Frame 1 (no input): blank canvas, image omitted
Frame 60 (no input): blank canvas, image omitted
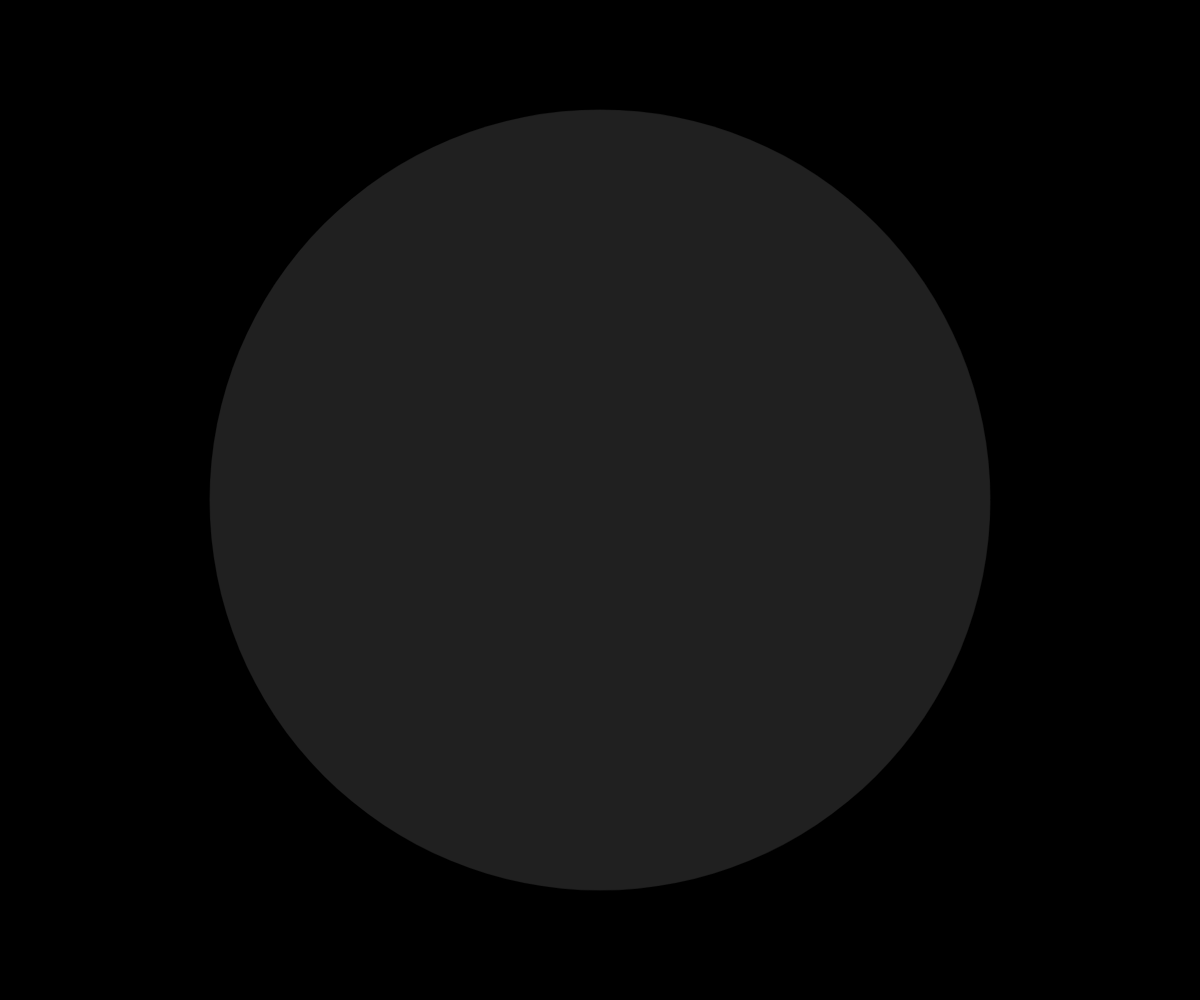
Frame 120 (the mouse pressed at the canvas centre since frame 60)

The p5.js sketch whose frames 1 and 60 were blank and that drew this single picture after the mouse press (run headless with seeded random() and noise() and a simulated clock; from frame 60 on, the mouse is pressed at the canvas centre):

// p5.js sketch
// ── sketch.js
//mouseDragged() es llamada cada vez que el ratón se mueve y un botón del ratón está siendo presionado

let d, m;

function setup() {
  createCanvas(windowWidth, windowHeight);
  background(0);
  frameRate(30);
}

function draw() {}

function mousePressed() {
  if (mouseButton == RIGHT) {
    background(0);
  }
}

function mouseMoved() {
  stroke(0, 64);
  strokeWeight(1);
  fill(255, 32);
  d = dist(mouseX, mouseY, pmouseX, pmouseY);
  constrain(d, 8, 100); //d precisa estar entre 8 e 100
  ellipse(mouseX, mouseY, d, d); //se o mouse passa rápido, vai ser uma elipse grande, se passar lento vai ser uma elipse pequena
}

function mouseDragged() {
  stroke(0);
  d = dist(mouseX, mouseY, pmouseX, pmouseY);
  constrain(d, 0, 100);
  w = map(d, 0, 100, 1, 10); //converter a escala de 0 a 100 para uma escala de 1 a 10
  strokeWeight(w);
  line(mouseX, mouseY, pmouseX, pmouseY);
  return false; // prevent default behavior
}

function mouseReleased() {
  noStroke();
  fill(255, 5);
  rect(0, 0, width, height);
}

function mouseClicked() {
  fill(255, 0, 0);
  d = random(20, 200);
  ellipse(mouseX, mouseY, d, d);
}

// function flor(puntas) {
//   let xx = mouseX; //random(20, width - 20);
//   let yy = mouseY; //random(20, height - 20);
//   // fill(color(random(255), random(255), random(255)));
//   fill(random(255));
//   let angulo = TWO_PI / puntas;
//   let radioInterno = random(10, 20);
//   let radioExterno = random(25, 50);
//   let inicioX = xx + cos(0) * radioInterno;
//   let inicioY = yy + sin(0) * radioExterno;
//   noStroke();
//   beginShape();
//   vertex(inicioX, inicioY);
//   for (let i = 0; i < puntas; i++) {
//     let cx1 = xx + cos(angulo * i) * radioExterno;
//     let cy1 = yy + sin(angulo * i) * radioExterno;
//     let x2 = xx + cos(angulo * (i + 1)) * radioInterno;
//     let y2 = yy + sin(angulo * (i + 1)) * radioInterno;
//     let cx2 = xx + cos(angulo * (i + 1)) * radioExterno;
//     let cy2 = yy + sin(angulo * (i + 1)) * radioExterno;
//     bezierVertex(cx1, cy1, cx2, cy2, x2, y2);
//   }
//   endShape(CLOSE);
// }

// function estrella(puntas) {
//   let vertices = puntas * 2;
//   let angulo = TWO_PI / vertices;
//   let radioInterno = random(5, 10);
//   let radioExterno = random(12, 25);
//   let xx = random(20, width - 20);
//   let yy = random(20, height - 20);
//   fill(color(random(255), random(255), random(255)));
//   noStroke();
//   beginShape();
//   for (let i = 0; i < vertices; i++) {
//     let x, y;
//     if (i % 2 == 0) {
//       x = cos(angulo * i) * radioExterno;
//       y = sin(angulo * i) * radioExterno;
//     } else {
//       x = cos(angulo * i) * radioInterno;
//       y = sin(angulo * i) * radioInterno;
//     }
//     vertex(x + xx, y + yy);
//   }
//   endShape(CLOSE);
// }
